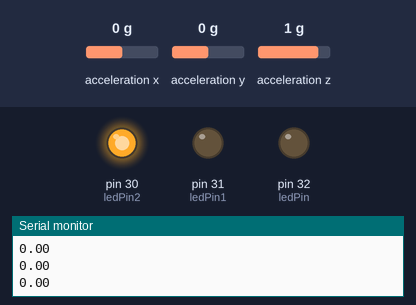
A sketch run on a simulated Arduino Mega 2560, built with avr-gcc and run on an emulated ATmega2560. On the bench: output pins drawn as LEDs (lit = HIGH), the last lines printed to the serial monitor. The inputs (shaded band) are chosen by the test bench; at power-on: acceleration z 1 g, acceleration x 0 g, acceleration y 0 g.

Above: at 1.2 s.
1.3 s: acceleration z set to -0.8 g
At 2.6 s:
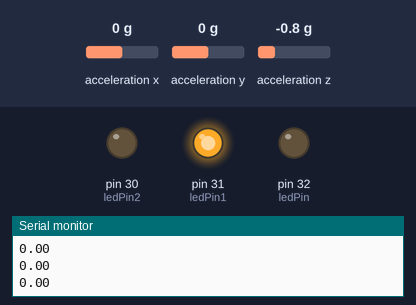
At 3.2 s:
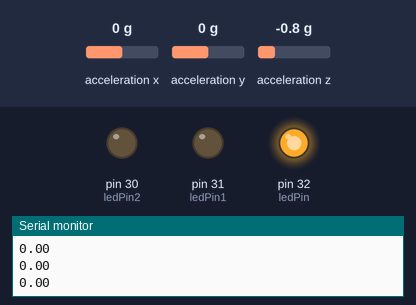
Timing chart, 0 to 4.7 s (numbered marks = the images above; inputs shaded):
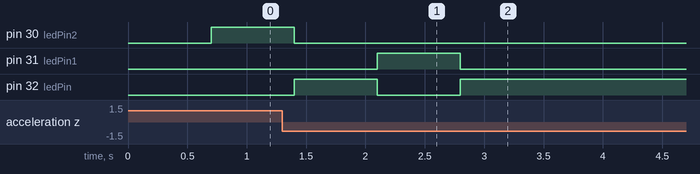

Measured:
- after the input at 1.3 s, pin 31 (ledPin1): LOW → HIGH after 0.80 s, → LOW 0.70 s later

The sketch:

Working_Final_Project.ino
```cpp
#include <Wire.h>
#include <Adafruit_Sensor.h>
#include <Adafruit_ADXL345_U.h>

float accelVector;
float lastAccelVector;
float change;
float tenCounterX;
float xAverage;
float tenCounterY;
float yAverage;
float tenCounterZ;
float zAverage;
int ledPin = 32; // set up variable for first trigger
int ledPin1 = 31;
int ledPin2 = 30;
float peakValue;
unsigned long lastStepTime = 0;
int stepLength = 500;
//abs value
//every 5 seconds check that, if that value light led
float lastCheck;

/* Assign a unique ID to this sensor at the same time */
Adafruit_ADXL345_Unified accel = Adafruit_ADXL345_Unified(12345);

void setup() {
  // put your setup code here, to run once:
  Serial.begin(9600);
  /* Initialise the sensor */
  if (!accel.begin())
  {
    /* There was a problem detecting the ADXL345 ... check your connections */
    Serial.println("Ooops, no ADXL345 detected ... Check your wiring!");
    while (1);
  }

  /* Set the range to whatever is appropriate for your project */
  accel.setRange(ADXL345_RANGE_16_G);

  pinMode(ledPin, OUTPUT);
  pinMode(ledPin1, OUTPUT);
  pinMode(ledPin2, OUTPUT);

}

void loop() {
  // put your main code here, to run repeatedly:
  sensors_event_t event;
  accel.getEvent(&event);

  for (int i = 0; i < 10000; i++) {
    tenCounterX += event.acceleration.x;
    tenCounterY += event.acceleration.y;
    tenCounterZ += event.acceleration.z;
    //    delay(1);
  }

  xAverage = tenCounterX / 10000.0;
  tenCounterX = 0;

  yAverage = tenCounterY / 10000.0;
  tenCounterY = 0;

  zAverage = tenCounterZ / 10000.0;
  tenCounterZ = 0;


  lastAccelVector = accelVector;
  accelVector = sqrt(pow(xAverage, 2) + pow(yAverage, 2) + pow(zAverage, 2));
  change = 10 * (accelVector - lastAccelVector);

  if (change < 3 && change > -3) {
    change = 0;
  }

  Serial.println(change);

  if (millis() > lastStepTime + stepLength) {

    if (peakValue < 3) {
      digitalWrite(ledPin, HIGH);
      digitalWrite(ledPin1, LOW);
      digitalWrite(ledPin2, LOW);
    }

    //peakValue check
    if (peakValue >= 3 && peakValue <= 20) {
      digitalWrite(ledPin, LOW);
      digitalWrite(ledPin1, HIGH);
      digitalWrite(ledPin2, LOW);
    }
    //peakValue check
    if (peakValue > 20) {
      digitalWrite(ledPin, LOW);
      digitalWrite(ledPin1, LOW);
      digitalWrite(ledPin2, HIGH);
    }


    lastStepTime = millis(); //lastStepTime is now right now
    peakValue = abs(change);

  }

  if (abs(change) > peakValue) {
    peakValue = abs(change);
  }


  //absoulte zero for 60 seconds is still
  //betwenn zero and 15 is walking
  //above 15 is running
  // top hit is a step


}
```
